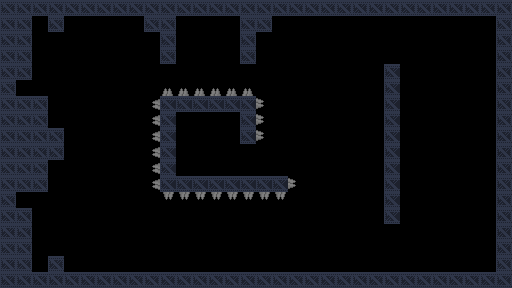

This is a level from a 2D game, rendered from its Tiled map with the project's own tilesets. A one-line summary and the map file follow, with tile-layer data summarised:
An orthogonal 32x18 tile map with 16x16 px tiles, 2 tile layers (background, details), 2 tilesets and 34 objects (18x door_4, 8x door_1, 3x gravity, spawn, gravity_constant, ...).

<map version="1.5" tiledversion="1.7.2" orientation="orthogonal" renderorder="right-down" width="32" height="18" tilewidth="16" tileheight="16" infinite="0" nextlayerid="4" nextobjectid="74">
 <properties>
  <property name="title" value="Beginner escapist" />
 </properties>
 <tileset firstgid="1" source="industrial.v2.tsx" />
 <tileset firstgid="1025" source="Dungeon Sprites.tsx" />
 <layer id="3" name="background" width="32" height="18">
  <data>[576 cells, 0 non-empty, 0 distinct tile ids]</data>
 </layer>
 <layer id="1" name="details" width="32" height="18">
  <properties>
   <property name="physics" type="bool" value="true" />
  </properties>
  <data>[576 cells, 182 non-empty, 3 distinct tile ids]</data>
 </layer>
 <objectgroup id="2" name="objects">
  <object id="2" name="spawn" gid="513" x="200" y="152" width="16" height="16" />
  <object id="12" name="gravity" gid="526" x="96" y="256" width="16" height="16" />
  <object id="23" name="gravity" gid="526" x="200" y="48" width="16" height="16" />
  <object id="32" name="gravity" gid="526" x="304" y="256" width="16" height="16" />
  <object id="34" name="gravity_constant" gid="330" x="464" y="48" width="16" height="16">
   <properties>
    <property name="constant" type="bool" value="true" />
   </properties>
  </object>
  <object id="35" name="switch_1" gid="262" x="176" y="160" width="16" height="16" rotation="90" />
  <object id="38" name="goal" gid="1158" x="432" y="152" width="16" height="16" />
  <object id="41" name="door_1" gid="105" x="240" y="160" width="16" height="16">
   <properties>
    <property name="horizontal" type="bool" value="false" />
   </properties>
  </object>
  <object id="42" name="door_1" gid="105" x="240" y="176" width="16" height="16">
   <properties>
    <property name="horizontal" type="bool" value="false" />
   </properties>
  </object>
  <object id="46" name="movable" x="80" y="48">
   <polygon points="0,0 64,0 32,36" />
  </object>
  <object id="47" name="door_1" gid="105" x="384" y="240" width="16" height="16">
   <properties>
    <property name="horizontal" type="bool" value="false" />
   </properties>
  </object>
  <object id="48" name="door_1" gid="105" x="384" y="256" width="16" height="16">
   <properties>
    <property name="horizontal" type="bool" value="false" />
   </properties>
  </object>
  <object id="49" name="door_1" gid="105" x="384" y="272" width="16" height="16">
   <properties>
    <property name="horizontal" type="bool" value="false" />
   </properties>
  </object>
  <object id="50" name="door_1" gid="105" x="384" y="64" width="16" height="16">
   <properties>
    <property name="horizontal" type="bool" value="false" />
   </properties>
  </object>
  <object id="51" name="door_1" gid="105" x="384" y="32" width="16" height="16">
   <properties>
    <property name="horizontal" type="bool" value="false" />
   </properties>
  </object>
  <object id="52" name="door_1" gid="105" x="384" y="48" width="16" height="16">
   <properties>
    <property name="horizontal" type="bool" value="false" />
   </properties>
  </object>
  <object id="54" name="door_4" gid="105" x="16" y="96" width="16" height="16">
   <properties>
    <property name="horizontal" type="bool" value="false" />
   </properties>
  </object>
  <object id="55" name="door_4" gid="105" x="16" y="208" width="16" height="16">
   <properties>
    <property name="horizontal" type="bool" value="false" />
   </properties>
  </object>
  <object id="56" name="door_4" gid="105" x="48" y="128" width="16" height="16">
   <properties>
    <property name="horizontal" type="bool" value="false" />
   </properties>
  </object>
  <object id="57" name="door_4" gid="105" x="48" y="112" width="16" height="16">
   <properties>
    <property name="horizontal" type="bool" value="false" />
   </properties>
  </object>
  <object id="58" name="door_4" gid="105" x="48" y="96" width="16" height="16">
   <properties>
    <property name="horizontal" type="bool" value="false" />
   </properties>
  </object>
  <object id="59" name="door_4" gid="105" x="48" y="80" width="16" height="16">
   <properties>
    <property name="horizontal" type="bool" value="false" />
   </properties>
  </object>
  <object id="60" name="door_4" gid="105" x="48" y="64" width="16" height="16">
   <properties>
    <property name="horizontal" type="bool" value="false" />
   </properties>
  </object>
  <object id="61" name="door_4" gid="105" x="48" y="48" width="16" height="16">
   <properties>
    <property name="horizontal" type="bool" value="false" />
   </properties>
  </object>
  <object id="63" name="door_4" gid="105" x="48" y="176" width="16" height="16">
   <properties>
    <property name="horizontal" type="bool" value="false" />
   </properties>
  </object>
  <object id="64" name="door_4" gid="105" x="48" y="192" width="16" height="16">
   <properties>
    <property name="horizontal" type="bool" value="false" />
   </properties>
  </object>
  <object id="65" name="door_4" gid="105" x="48" y="208" width="16" height="16">
   <properties>
    <property name="horizontal" type="bool" value="false" />
   </properties>
  </object>
  <object id="66" name="door_4" gid="105" x="48" y="224" width="16" height="16">
   <properties>
    <property name="horizontal" type="bool" value="false" />
   </properties>
  </object>
  <object id="67" name="door_4" gid="105" x="48" y="240" width="16" height="16">
   <properties>
    <property name="horizontal" type="bool" value="false" />
   </properties>
  </object>
  <object id="68" name="door_4" gid="105" x="48" y="256" width="16" height="16">
   <properties>
    <property name="horizontal" type="bool" value="false" />
   </properties>
  </object>
  <object id="70" name="door_4" gid="138" x="176" y="64" width="16" height="16">
   <properties>
    <property name="horizontal" type="bool" value="true" />
   </properties>
  </object>
  <object id="71" name="door_4" gid="138" x="192" y="64" width="16" height="16">
   <properties>
    <property name="horizontal" type="bool" value="true" />
   </properties>
  </object>
  <object id="72" name="door_4" gid="138" x="208" y="64" width="16" height="16">
   <properties>
    <property name="horizontal" type="bool" value="true" />
   </properties>
  </object>
  <object id="73" name="door_4" gid="138" x="224" y="64" width="16" height="16">
   <properties>
    <property name="horizontal" type="bool" value="true" />
   </properties>
  </object>
 </objectgroup>
</map>
